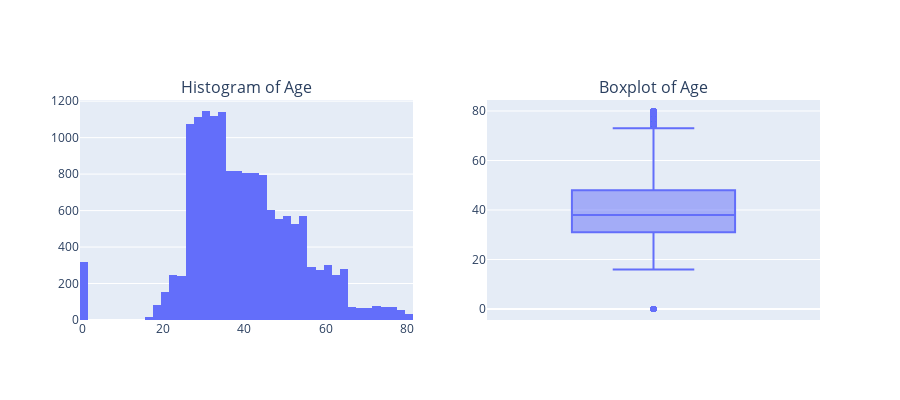

The notebook cell this image was saved under:
### Markdown cell above
### Age

### Code cell
# Create a plot with 2 subplots
fig = make_subplots(rows=1, cols=2, subplot_titles=("Histogram of Age", "Boxplot of Age"))

# Histogram
hist = px.histogram(data, x="Age", nbins=50)
fig.add_trace(hist.data[0], row=1, col=1)

# Boxplot
box = px.box(data, y="Age")
fig.add_trace(box.data[0], row=1, col=2)

fig.update_layout(
    showlegend=False,
    height=400,
    width=900
)

fig.show()

### Figure 1 — Plotly figure (JSON) as saved in the notebook; plotly's stock layout.template omitted (floating-point values rounded to 4 significant figures; data arrays with more than 128 entries replaced by an {"elided": "..."} marker saying what was removed)
{"data": [{"bingroup": "x", "hovertemplate": "Age=%{x}<br>count=%{y}<extra></extra>", "legendgroup": "", "marker": {"color": "#636efa", "pattern": {"shape": ""}}, "name": "", "nbinsx": 50, "orientation": "v", "showlegend": false, "type": "histogram", "x": {"elided": "15419 int values"}, "xaxis": "x", "yaxis": "y"}, {"alignmentgroup": "True", "hovertemplate": "Age=%{y}<extra></extra>", "legendgroup": "", "marker": {"color": "#636efa"}, "name": "", "notched": false, "offsetgroup": "", "orientation": "v", "showlegend": false, "type": "box", "x0": " ", "xaxis": "x2", "y": {"elided": "15419 int values"}, "y0": " ", "yaxis": "y2"}], "layout": {"annotations": [{"font": {"size": 16}, "showarrow": false, "text": "Histogram of Age", "x": 0.225, "xanchor": "center", "xref": "paper", "y": 1, "yanchor": "bottom", "yref": "paper"}, {"font": {"size": 16}, "showarrow": false, "text": "Boxplot of Age", "x": 0.775, "xanchor": "center", "xref": "paper", "y": 1, "yanchor": "bottom", "yref": "paper"}], "height": 400, "showlegend": false, "width": 900, "xaxis": {"anchor": "y", "domain": [0, 0.45]}, "xaxis2": {"anchor": "y2", "domain": [0.55, 1]}, "yaxis": {"anchor": "x", "domain": [0, 1]}, "yaxis2": {"anchor": "x2", "domain": [0, 1]}}}
